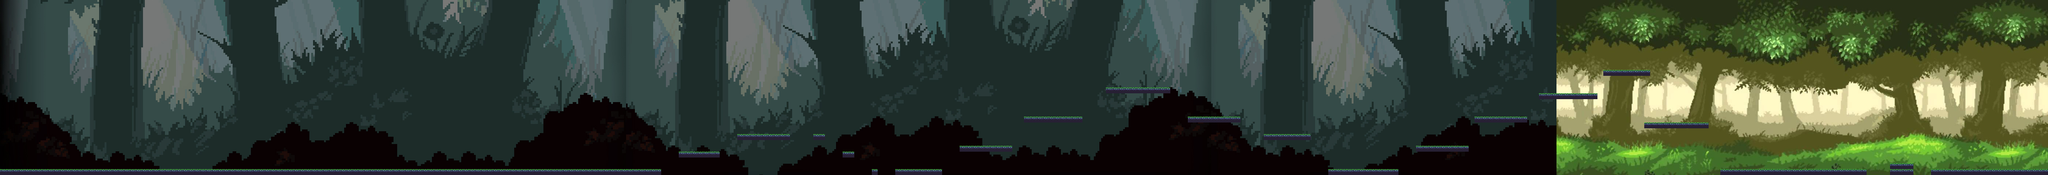

Tiled map render using the project's own tile images. Description and the map definition, with tile-layer contents summarised, below:
An orthogonal 350x30 tile map with 16x16 px tiles, 1 tile layer (background), 3 tilesets and 23 objects.

<map version="1.0" tiledversion="1.1.6" orientation="orthogonal" renderorder="right-down" width="350" height="30" tilewidth="16" tileheight="16" infinite="0" nextobjectid="36">
 <tileset firstgid="1" source="blackforest.tsx" />
 <tileset firstgid="13897" source="greenforest.tsx" />
 <tileset firstgid="18297" source="testiles.tsx" />
 <layer name="background" width="350" height="30">
  <data>[10500 cells, 10500 non-empty, 5745 distinct tile ids]</data>
 </layer>
 <objectgroup name="ground">
  <object id="3" x="0" y="464" width="672" height="16" />
  <object id="6" x="672" y="464" width="1136" height="16" />
  <object id="7" x="1856" y="416" width="112" height="16" />
  <object id="11" x="2016" y="368" width="144" height="16" />
  <object id="12" x="2224" y="368" width="32" height="16" />
  <object id="13" x="2304" y="416" width="32" height="16" />
  <object id="14" x="2384" y="464" width="16" height="16" />
  <object id="15" x="2448" y="464" width="128" height="16" />
  <object id="16" x="2624" y="400" width="144" height="16" />
  <object id="17" x="2800" y="320" width="160" height="16" />
  <object id="18" x="3024" y="240" width="176" height="16" />
  <object id="19" x="3248" y="320" width="144" height="16" />
  <object id="20" x="3456" y="368" width="128" height="16" />
  <object id="21" x="3632" y="464" width="192" height="16" />
  <object id="22" x="3872" y="400" width="144" height="16" />
  <object id="23" x="4032" y="320" width="144" height="16" />
  <object id="24" x="4208" y="256" width="160" height="16" />
  <object id="25" x="4384" y="192" width="128" height="16" />
  <object id="26" x="4496" y="336" width="176" height="16" />
  <object id="30" x="4704" y="464" width="400" height="16" />
  <object id="31" x="5168" y="448" width="64" height="32" />
  <object id="33" x="5280" y="464" width="320" height="16" />
  <object id="35" x="1088" y="-2672" />
 </objectgroup>
</map>
